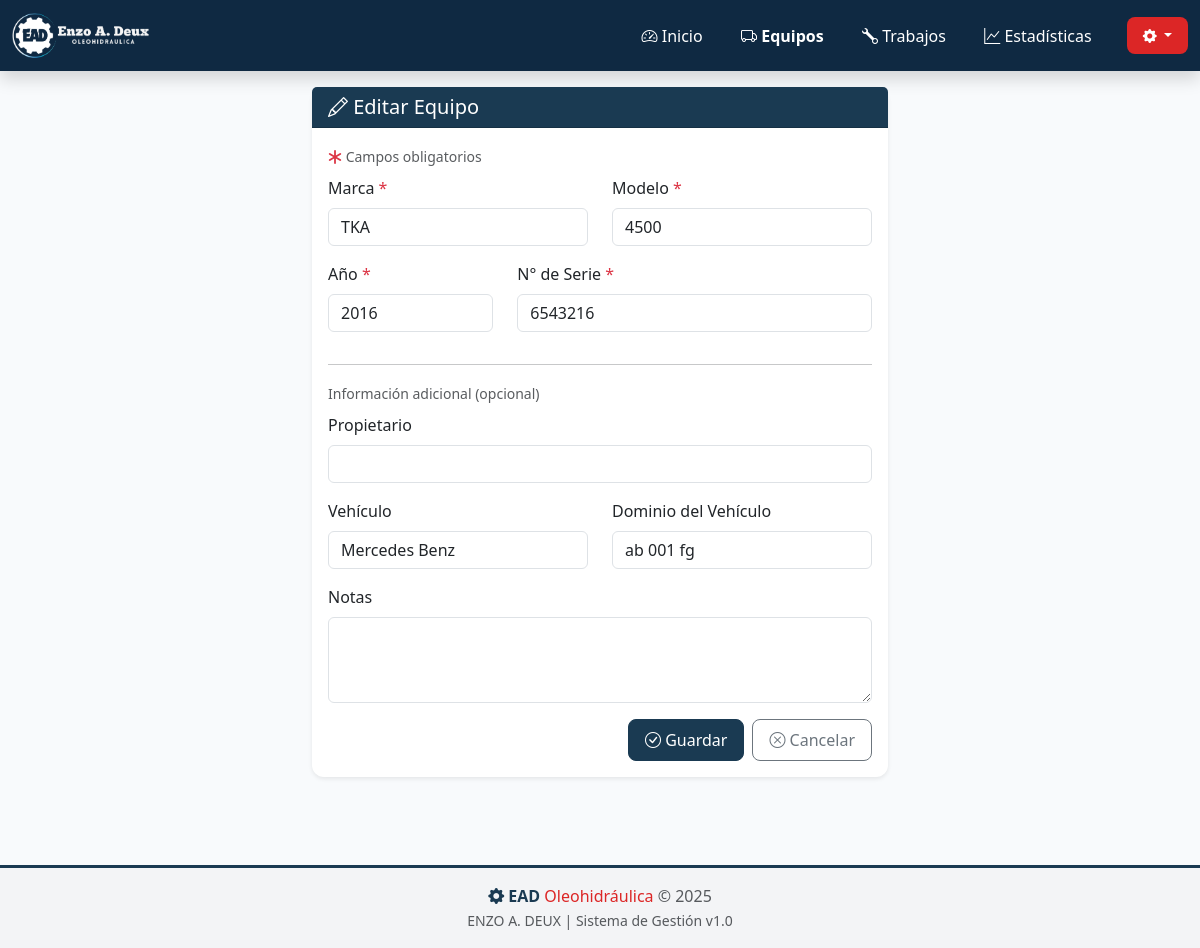
The page /equipo/2/editar on the database its author committed.
### app_web.py (models this page shows)
class BaseModel(Model):
    class Meta:
        database = db

class Equipment(BaseModel):
    marca = CharField()
    modelo = CharField()
    anio = IntegerField()
    n_serie = CharField()
    propietario = CharField(null=True)
    vehiculo = CharField(null=True)
    dominio = CharField(null=True)
    notes = TextField(null=True)

### app_web.py (the view, shortened to what this page needs)
@app.route('/equipo/<int:equipo_id>/editar', methods=['GET', 'POST'])
def equipo_edit(equipo_id):
    equipo = Equipment.get_by_id(equipo_id)
    marcas = list(set([eq.marca for eq in Equipment.select()]))
    propietarios = list(set([eq.propietario for eq in Equipment.select() if eq.propietario]))
    return render_template('equipo_form.html',
                         equipo=equipo,
                         marcas=json.dumps(marcas),
                         propietarios=json.dumps(propietarios))

### templates/equipo_form.html (shortened to what this page needs)
{% extends "base.html" %}
{% block content %}
<div class="animate-slide">
    <div class="row justify-content-center">
        <div class="col-12 col-md-8 col-lg-6">
            <div class="card">
                <div class="card-header text-white" style="background-color: var(--ead-blue);">
                    <h5 class="mb-0">
                        <i class="bi bi-{{ 'pencil' if equipo else 'plus-circle' }}"></i>
                        {{ 'Editar' if equipo else 'Nuevo' }} Equipo
                    </h5>
                </div>
                <div class="card-body">
                    <form method="post" id="equipoForm">
                        <div class="mb-2">
                            <small class="text-muted"><i class="bi bi-asterisk text-danger"></i> Campos obligatorios</small>
                        </div>
                        <div class="row">
                            <div class="col-12 col-md-6 mb-3">
                                <label for="marca" class="form-label">
                                    Marca <span class="text-danger">*</span>
                                </label>
                                <input type="text" class="form-control" id="marca" name="marca"
                                       list="marcasList" required
                                       value="{{ equipo.marca if equipo else '' }}">
                            </div>
                            <div class="col-12 col-md-6 mb-3">
                                <label for="modelo" class="form-label">
                                    Modelo <span class="text-danger">*</span>
                                </label>
                                <input type="text" class="form-control" id="modelo" name="modelo"
                                       list="modelosList" required
                                       value="{{ equipo.modelo if equipo else '' }}">
                            </div>
                        </div>
                        <div class="row">
                            <div class="col-12 col-md-4 mb-3">
                                <label for="anio" class="form-label">
                                    Año <span class="text-danger">*</span>
                                </label>
                                <input type="number" class="form-control" id="anio" name="anio"
                                       min="1900" max="2030" required
                                       value="{{ equipo.anio if equipo else '' }}">
                            </div>
                            <div class="col-12 col-md-8 mb-3">
                                <label for="n_serie" class="form-label">
                                    N° de Serie <span class="text-danger">*</span>
                                </label>
                                <input type="text" class="form-control" id="n_serie" name="n_serie" required
                                       value="{{ equipo.n_serie if equipo else '' }}">
                            </div>
                        </div>
                        <hr class="my-3">
                        <div class="mb-2">
                            <small class="text-muted">Información adicional (opcional)</small>
                        </div>
                        <div class="mb-3">
                            <label for="propietario" class="form-label">Propietario</label>
                            <input type="text" class="form-control" id="propietario" name="propietario"
                                   list="propietariosList"
                                   value="{{ equipo.propietario if equipo and equipo.propietario else '' }}">
                        </div>
                        <div class="row">
                            <div class="col-12 col-md-6 mb-3">
                                <label for="vehiculo" class="form-label">Vehículo</label>
                                <input type="text" class="form-control" id="vehiculo" name="vehiculo"
                                       value="{{ equipo.vehiculo if equipo and equipo.vehiculo else '' }}">
                            </div>
                            <div class="col-12 col-md-6 mb-3">
                                <label for="dominio" class="form-label">Dominio del Vehículo</label>
                                <input type="text" class="form-control" id="dominio" name="dominio"
                                       placeholder="Ej: ABC123"
                                       value="{{ equipo.dominio if equipo and equipo.dominio else '' }}">
                            </div>
                        </div>
                        <div class="mb-3">
                            <label for="notes" class="form-label">Notas</label>
                            <textarea class="form-control" id="notes" name="notes" rows="3">{{ equipo.notes if equipo and equipo.notes else '' }}</textarea>
                        </div>
                        <div class="d-grid gap-2 d-md-flex justify-content-md-end">
                            <button type="submit" class="btn btn-primary">
                                <i class="bi bi-check-circle"></i> Guardar
                            </button>
                            <a href="{{ '/equipo/' + equipo.id|string if equipo else '/equipos' }}"
                               class="btn btn-outline-secondary">
                                <i class="bi bi-x-circle"></i> Cancelar
                            </a>
                        </div>
                    </form>
                </div>
            </div>
        </div>
    </div>
</div>
{% endblock %}

### templates/base.html (style rules this page uses)
:root { --primary-color: #1a3a52; --secondary-color: #dc2626; --accent-color: #06b6d4; --success-color: #10b981; --danger-color: #ef4444; --warning-color: #f59e0b; --info-color: #06b6d4; --dark-color: #0f2942; --light-gray: #f3f4f6; --ead-blue: #1a3a52; --ead-red: #dc2626; --ead-light-blue: #06b6d4; }
body { background-color: #f8fafc; min-height: 100vh; }
.card { border: none; box-shadow: 0 2px 4px rgba(0,0,0,0.08); border-radius: 0.75rem; margin-bottom: 1.5rem; transition: all 0.3s; }
.btn { border-radius: 0.5rem; padding: 0.5rem 1rem; transition: all 0.3s; font-weight: 500; }
.btn-primary { background-color: var(--primary-color); border-color: var(--primary-color); }
.animate-slide { animation: slideIn 0.4s ease-out; }

### rows shown on the page
Equipment: marca "TKA", modelo "4500", anio "2016", n_serie "6543216", vehiculo "Mercedes Benz", dominio "ab 001 fg"

### other values the page prints
{{ 'Editar' if equipo else 'Nuevo' }} "Editar"
